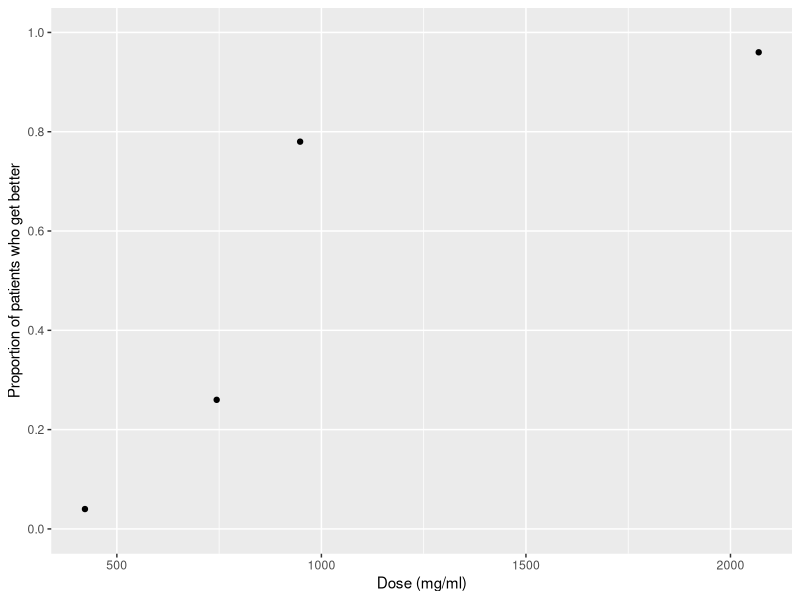
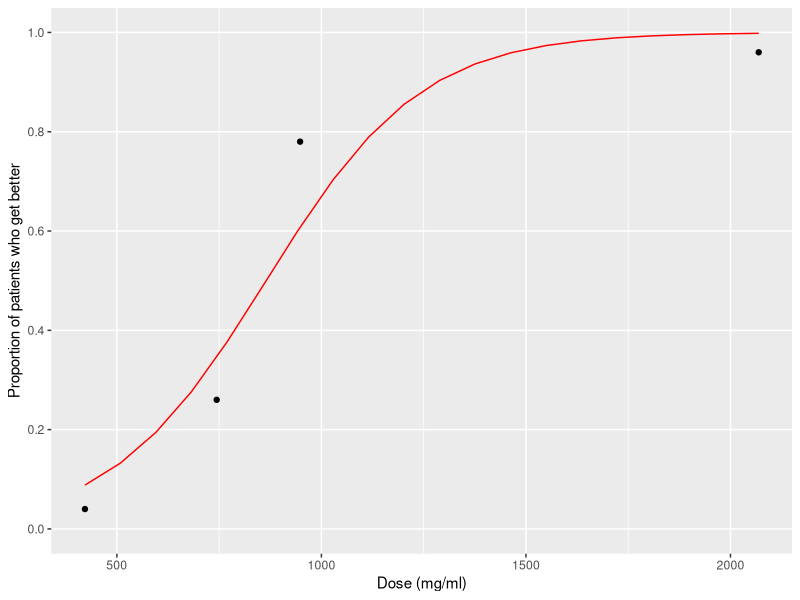
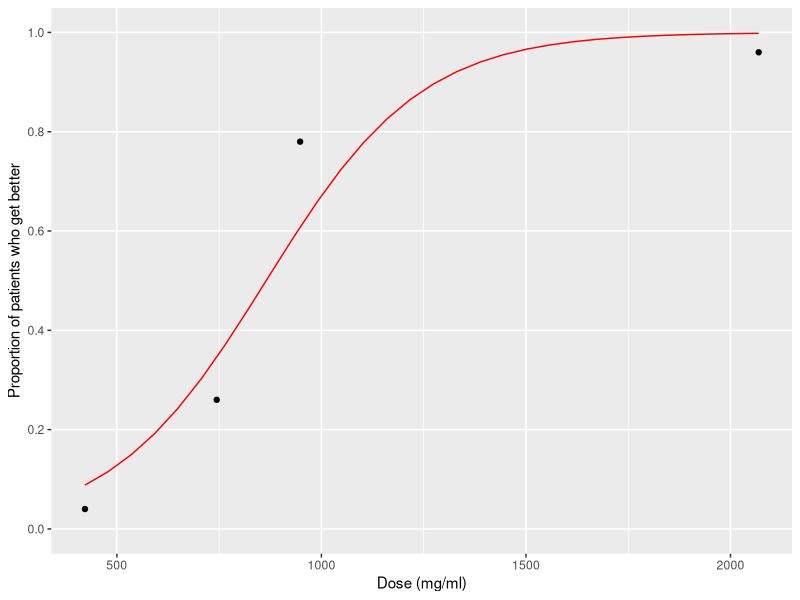

Write the R code that produced these figures, in order.
# STATISTICAL MODELLING


# Add Libraries -----------------------------------------------------------
library(dplyr)
library(ggplot2)
library(MASS)


# Data --------------------------------------------------------------------
Patient_group <- c(1,2,3,4) #i
Dose <- c(422,744,948,2069) #di
Number_treated <- c(50,50,50,50) #ni
Number_better <- c(2,13,39,48) #yi

#
# Put the data in a data frame
#
experiment_df <- data.frame(Patient_group, Dose, Number_treated, Number_better)
experiment_df


# Statistical Modelling Part (a)* -----------------------------------------
#Calculate the proportion of patients who gets better with the new medicine and
#use ggplot2 to visualize these data. What can you conclude from the plot?

#
# Work out proportions with reduced blood pressure 
#
experiment_df <- experiment_df %>% mutate(Proportion_reduced = Number_better / Number_treated)
experiment_df

# 
# Plot these proportions
#
ggplot(experiment_df, aes(x = Dose, y = Proportion_reduced)) +
 geom_point() +
 labs(x = "Dose (mg/ml)",
      y = "Proportion of patients who get better") +
 scale_y_continuous(breaks = c(0, 0.2, 0.4, 0.6, 0.8, 1),
                    minor_breaks = NULL,
                    limits = c(0, 1))

#
# Conclusion from the plot
#
# A dose of 500mg/ml or less has no real impact on the proportion of patients
# who get better (less than 4%). There is a reasonable increase at around the
# 750mg/ml as it reaches over 20% of the patients. However, the best increase is
# when the dose is increased to 1000mg/ml with nearly 80% of patients getting
# better. To increase the proportion of patients to just under 100%, it appear
# that the dose needs to be more than double to above 2000mg/ml. This is
# comparable with the current COVID vacinations which see a large increase from
# the first dose and almost complete immunity with a second dose.


# Statistical Modelling Part (b)* -----------------------------------------
# Fit the model in the frequentist framework and report hat beta_0 (intercept)
# and hat beta_1 (Dose (x))

#
# Fitting the binary logistic regression model
# glm needs the number of successes and the number of failures
#
m <- glm(cbind(Number_better, 
               Number_treated - Number_better) ~ Dose, 
         family = binomial, 
         data = experiment_df)

#
# Maximum likelihood estimates - hat beta_0 and hat beta_1 of 
# the parameters beta_0 and beta_1
#
beta_0_hat <- coef(m)[1]
beta_0_hat

beta_1_hat <- coef(m)[2]
beta_1_hat

#
# Confidence intervals for beta_0 and beta_1
#
confint(m)

# *** Visualization of the fitted model ***

# Number of Dose points at which to predict
N <- 20

# Sequence of Dose values
Dose_seq <- seq(from = min(Dose), to = max(Dose), length = N)
#Dose_seq

# Predict beta_0 + beta_1 x = beta_0 + beta_1 Dose at these values
# The predicted values are given by hat beta_0 + hat beta_1 Dose
eta_seq <- predict(m, # Model, and new data:
                   newdata = data.frame(Dose = Dose_seq))
#eta_seq

# Transform to probabilities
p_seq <- exp(eta_seq) / (1 + exp(eta_seq))
#p_seq

# Put these values into a data frame
predictions_df <- data.frame(Dose_seq, eta_seq, p_seq)

# Add to the ggplot
ggplot(experiment_df, aes(x = Dose, y = Proportion_reduced)) +
 geom_point() +
 # Add the estimated values of p (predictions)
 geom_line(aes(x = Dose_seq, 
               y = p_seq), 
           data = predictions_df, # Stored in this data frame
           colour = "red") +
 labs(x = "Dose (mg/ml)",
      y = "Proportion of patients who get better") +
 scale_y_continuous(breaks = c(0, 0.2, 0.4, 0.6, 0.8, 1),
                    minor_breaks = NULL,
                    limits = c(0, 1))



# Statistical Modelling Part (c)*** ---------------------------------------
# Logarithmic Model

# Create a similar plot to that produced in part (a) to visualise log(di)
# against the proportion of Covid-19 patients who gets better and compare the
# two plots. What do you conclude?


#
# Work out the log of the dose and add to data frame
#
experiment_df <- experiment_df %>% mutate(Log_Dose = log(Dose))








# Fit the model in the frequentist framework and report hat beta_0 (intercept)
# and hat beta_1 (Dose (x))




#
# Fitting the binary logistic regression model
# glm needs the number of successes and the number of failures
#
m_log <- glm(cbind(Number_better, 
               Number_treated - Number_better) ~ Log_Dose, 
         family = binomial, 
         data = experiment_df)

#
# Maximum likelihood estimates - hat beta_0 and hat beta_1 of 
# the parameters beta_0 and beta_1
#
beta_0_hat <- coef(m_log)[1]
beta_0_hat

beta_1_hat <- coef(m_log)[2]
beta_1_hat

Dose_new <- 600

beta_0_hat + beta_1_hat * log(Dose_new)

#
# Confidence intervals for beta_0 and beta_1
#
confint(m_log)

# *** Visualization of the fitted model ***

# Number of Dose points at which to predict
N <- 30 

# Sequence of Dose values
Dose_seq <- seq(from = min(Dose), to = max(Dose), length = N)
#Dose_seq

# Predict beta_0 + beta_1 x = beta_0 + beta_1 Dose at these values
# The predicted values are given by hat beta_0 + hat beta_1 Dose
eta_seq <- predict(m, # Model, and new data:
                   newdata = data.frame(Dose = Dose_seq))
#eta_seq

# Transform to probabilities
p_seq <- exp(eta_seq) / (1 + exp(eta_seq))
#p_seq

# Put these values into a data frame
predictions_df <- data.frame(Dose_seq, eta_seq, p_seq)

# Add to the ggplot
ggplot(experiment_df, aes(x = Dose, y = Proportion_reduced)) +
 geom_point() +
 # Add the estimated values of p (predictions)
 geom_line(aes(x = Dose_seq, 
               y = p_seq), 
           data = predictions_df, # Stored in this data frame
           colour = "red") +
 labs(x = "Dose (mg/ml)",
      y = "Proportion of patients who get better") +
 scale_y_continuous(breaks = c(0, 0.2, 0.4, 0.6, 0.8, 1),
                    minor_breaks = NULL,
                    limits = c(0, 1))






# Statistical Modelling Part (d)** ----------------------------------------








# Statistical Modelling Part (e)** ----------------------------------------
